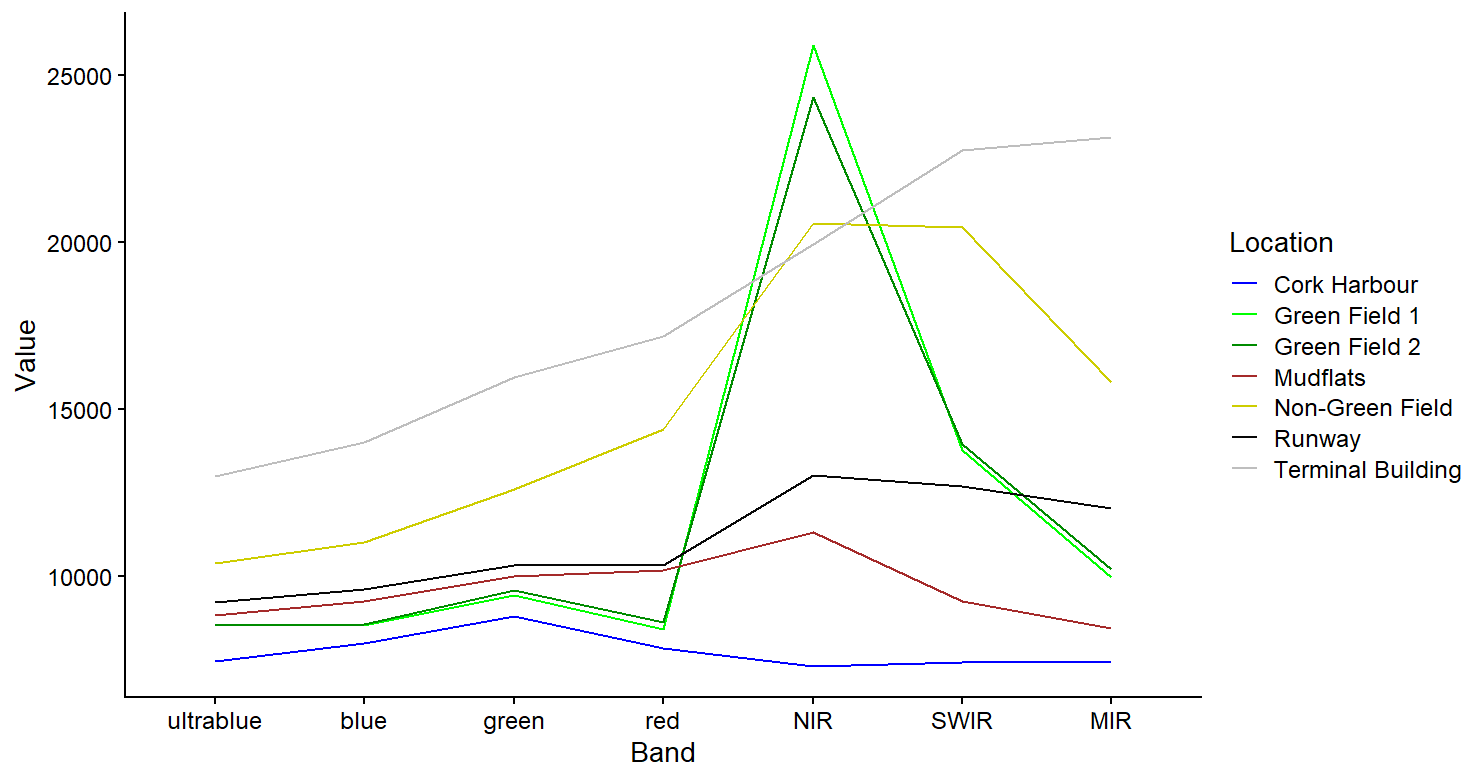

Write R code to recreate this figure.
library(tidyverse)
dat <- read_csv('reflectance.csv')
dat$Band <- factor(dat$Band, levels = c("ultrablue", "blue", "green", "red", "NIR", "SWIR", "MIR"))

ggplot(data = dat, aes(x = Band, y = Value, group = Location, color = Location)) + 
  geom_line() + 
  theme_dark() + 
  cowplot::theme_cowplot() + 
  scale_color_manual(values = c("Cork Harbour" = "blue", "Mudflats" = "brown", "Runway" = "grey3", "Terminal Building" = "grey", "Green Field 1" = "green1", "Green Field 2" = "green4","Non-Green Field" =  "yellow3"))
